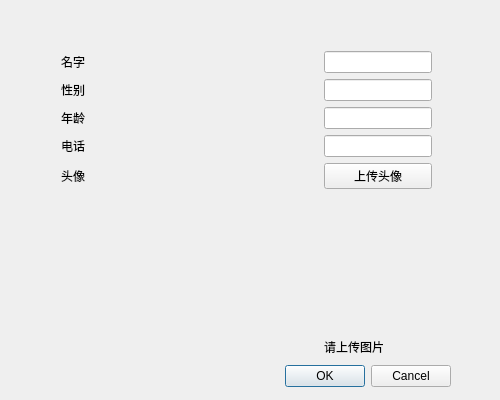
<?xml version="1.0" encoding="UTF-8"?>
<ui version="4.0">
 <class>Dialog</class>
 <widget class="QDialog" name="Dialog">
  <property name="geometry">
   <rect>
    <x>0</x>
    <y>0</y>
    <width>500</width>
    <height>400</height>
   </rect>
  </property>
  <property name="windowTitle">
   <string>添加单个人脸</string>
  </property>
  <widget class="QDialogButtonBox" name="buttonBox">
   <property name="geometry">
    <rect>
     <x>110</x>
     <y>360</y>
     <width>341</width>
     <height>32</height>
    </rect>
   </property>
   <property name="orientation">
    <enum>Qt::Horizontal</enum>
   </property>
   <property name="standardButtons">
    <set>QDialogButtonBox::Cancel|QDialogButtonBox::Ok</set>
   </property>
  </widget>
  <widget class="QWidget" name="layoutWidget">
   <property name="geometry">
    <rect>
     <x>61</x>
     <y>51</y>
     <width>371</width>
     <height>305</height>
    </rect>
   </property>
   <layout class="QGridLayout" name="gridLayout" columnstretch="1,0">
    <item row="6" column="1">
     <widget class="QLabel" name="label_tip">
      <property name="sizePolicy">
       <sizepolicy hsizetype="Maximum" vsizetype="Fixed">
        <horstretch>0</horstretch>
        <verstretch>0</verstretch>
       </sizepolicy>
      </property>
      <property name="maximumSize">
       <size>
        <width>16777215</width>
        <height>30</height>
       </size>
      </property>
      <property name="text">
       <string>请上传图片</string>
      </property>
     </widget>
    </item>
    <item row="0" column="0">
     <widget class="QLabel" name="label">
      <property name="text">
       <string>名字</string>
      </property>
     </widget>
    </item>
    <item row="1" column="0">
     <widget class="QLabel" name="label_2">
      <property name="text">
       <string>性别</string>
      </property>
     </widget>
    </item>
    <item row="4" column="1">
     <widget class="QPushButton" name="pushButton_upload">
      <property name="text">
       <string>上传头像</string>
      </property>
     </widget>
    </item>
    <item row="2" column="0">
     <widget class="QLabel" name="label_3">
      <property name="text">
       <string>年龄</string>
      </property>
     </widget>
    </item>
    <item row="4" column="0">
     <widget class="QLabel" name="Label">
      <property name="sizePolicy">
       <sizepolicy hsizetype="Preferred" vsizetype="Preferred">
        <horstretch>1</horstretch>
        <verstretch>0</verstretch>
       </sizepolicy>
      </property>
      <property name="text">
       <string>头像</string>
      </property>
     </widget>
    </item>
    <item row="0" column="1">
     <widget class="QLineEdit" name="lineEdit_name"/>
    </item>
    <item row="5" column="1">
     <widget class="QLabel" name="label_image">
      <property name="minimumSize">
       <size>
        <width>50</width>
        <height>150</height>
       </size>
      </property>
      <property name="text">
       <string/>
      </property>
      <property name="pixmap">
       <pixmap>:/data/faceIcon.jpg</pixmap>
      </property>
     </widget>
    </item>
    <item row="1" column="1">
     <widget class="QLineEdit" name="lineEdit_sex"/>
    </item>
    <item row="2" column="1">
     <widget class="QLineEdit" name="lineEdit_age"/>
    </item>
    <item row="3" column="0">
     <widget class="QLabel" name="label_4">
      <property name="text">
       <string>电话</string>
      </property>
     </widget>
    </item>
    <item row="3" column="1">
     <widget class="QLineEdit" name="lineEdit_tel"/>
    </item>
   </layout>
  </widget>
 </widget>
 <resources/>
 <connections>
  <connection>
   <sender>buttonBox</sender>
   <signal>accepted()</signal>
   <receiver>Dialog</receiver>
   <slot>accept()</slot>
   <hints>
    <hint type="sourcelabel">
     <x>328</x>
     <y>374</y>
    </hint>
    <hint type="destinationlabel">
     <x>157</x>
     <y>274</y>
    </hint>
   </hints>
  </connection>
  <connection>
   <sender>buttonBox</sender>
   <signal>rejected()</signal>
   <receiver>Dialog</receiver>
   <slot>reject()</slot>
   <hints>
    <hint type="sourcelabel">
     <x>396</x>
     <y>380</y>
    </hint>
    <hint type="destinationlabel">
     <x>286</x>
     <y>274</y>
    </hint>
   </hints>
  </connection>
  <connection>
   <sender>pushButton_upload</sender>
   <signal>clicked()</signal>
   <receiver>Dialog</receiver>
   <slot>openImage()</slot>
   <hints>
    <hint type="sourcelabel">
     <x>309</x>
     <y>142</y>
    </hint>
    <hint type="destinationlabel">
     <x>-81</x>
     <y>199</y>
    </hint>
   </hints>
  </connection>
 </connections>
 <slots>
  <slot>openImage()</slot>
 </slots>
</ui>
